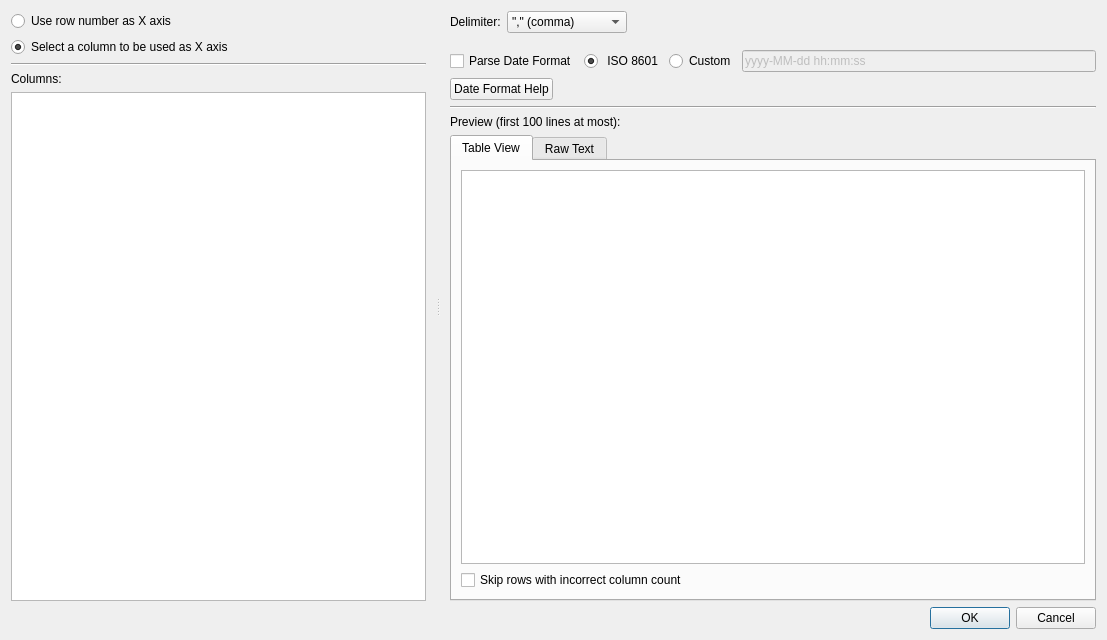
<?xml version="1.0" encoding="UTF-8"?>
<ui version="4.0">
 <class>DialogCSV</class>
 <widget class="QDialog" name="DialogCSV">
  <property name="geometry">
   <rect>
    <x>0</x>
    <y>0</y>
    <width>1107</width>
    <height>640</height>
   </rect>
  </property>
  <property name="windowTitle">
   <string>CSV Loader</string>
  </property>
  <layout class="QVBoxLayout" name="verticalLayout_3">
   <item>
    <widget class="QSplitter" name="splitter">
     <property name="orientation">
      <enum>Qt::Horizontal</enum>
     </property>
     <widget class="QWidget" name="layoutWidget">
      <layout class="QVBoxLayout" name="verticalLayout">
       <property name="rightMargin">
        <number>10</number>
       </property>
       <item>
        <widget class="QRadioButton" name="radioButtonIndex">
         <property name="text">
          <string>Use row number as X axis</string>
         </property>
        </widget>
       </item>
       <item>
        <widget class="QRadioButton" name="radioButtonSelect">
         <property name="text">
          <string>Select a column to be used as X axis</string>
         </property>
         <property name="checked">
          <bool>true</bool>
         </property>
        </widget>
       </item>
       <item>
        <widget class="Line" name="line">
         <property name="orientation">
          <enum>Qt::Horizontal</enum>
         </property>
        </widget>
       </item>
       <item>
        <widget class="QLabel" name="label_3">
         <property name="text">
          <string>Columns:</string>
         </property>
        </widget>
       </item>
       <item>
        <widget class="QListWidget" name="listWidgetSeries"/>
       </item>
      </layout>
     </widget>
     <widget class="QWidget" name="layoutWidget">
      <layout class="QVBoxLayout" name="verticalLayout_2">
       <property name="leftMargin">
        <number>10</number>
       </property>
       <item>
        <layout class="QHBoxLayout" name="horizontalLayout">
         <item>
          <widget class="QLabel" name="label">
           <property name="text">
            <string>Delimiter:</string>
           </property>
          </widget>
         </item>
         <item>
          <widget class="QComboBox" name="comboBox">
           <property name="minimumSize">
            <size>
             <width>120</width>
             <height>0</height>
            </size>
           </property>
           <item>
            <property name="text">
             <string>&quot;,&quot; (comma)</string>
            </property>
           </item>
           <item>
            <property name="text">
             <string>&quot;;&quot; (semicolon)</string>
            </property>
           </item>
           <item>
            <property name="text">
             <string>&quot; &quot; (space)</string>
            </property>
           </item>
           <item>
            <property name="text">
             <string>&quot;\t&quot; (tab)</string>
            </property>
           </item>
          </widget>
         </item>
         <item>
          <spacer name="horizontalSpacer">
           <property name="orientation">
            <enum>Qt::Horizontal</enum>
           </property>
           <property name="sizeHint" stdset="0">
            <size>
             <width>40</width>
             <height>20</height>
            </size>
           </property>
          </spacer>
         </item>
        </layout>
       </item>
       <item>
        <layout class="QHBoxLayout" name="horizontalLayout_2">
         <property name="topMargin">
          <number>11</number>
         </property>
         <item>
          <widget class="QCheckBox" name="checkBoxDateFormat">
           <property name="text">
            <string>Parse Date Format</string>
           </property>
          </widget>
         </item>
         <item>
          <widget class="QRadioButton" name="radioIso8601Date">
           <property name="text">
            <string> ISO 8601</string>
           </property>
           <property name="checked">
            <bool>true</bool>
           </property>
          </widget>
         </item>
         <item>
          <widget class="QRadioButton" name="radioCustomDate">
           <property name="text">
            <string>Custom</string>
           </property>
          </widget>
         </item>
         <item>
          <widget class="QLineEdit" name="lineEditDateFormat">
           <property name="enabled">
            <bool>false</bool>
           </property>
           <property name="text">
            <string>yyyy-MM-dd hh:mm:ss</string>
           </property>
           <property name="placeholderText">
            <string>yyyy-MM-dd hh:mm:ss</string>
           </property>
          </widget>
         </item>
        </layout>
       </item>
       <item>
        <layout class="QHBoxLayout" name="horizontalLayout_3">
         <item>
          <widget class="QPushButton" name="dateTimeHelpButton">
           <property name="maximumSize">
            <size>
             <width>16777215</width>
             <height>16777215</height>
            </size>
           </property>
           <property name="text">
            <string>Date Format Help</string>
           </property>
          </widget>
         </item>
         <item>
          <spacer name="horizontalSpacer_2">
           <property name="orientation">
            <enum>Qt::Horizontal</enum>
           </property>
           <property name="sizeHint" stdset="0">
            <size>
             <width>40</width>
             <height>20</height>
            </size>
           </property>
          </spacer>
         </item>
        </layout>
       </item>
       <item>
        <widget class="Line" name="line_2">
         <property name="orientation">
          <enum>Qt::Horizontal</enum>
         </property>
        </widget>
       </item>
       <item>
        <widget class="QLabel" name="label_2">
         <property name="text">
          <string>Preview (first 100 lines at most):</string>
         </property>
        </widget>
       </item>
       <item>
        <widget class="QTabWidget" name="tabWidget">
         <property name="currentIndex">
          <number>0</number>
         </property>
         <widget class="QWidget" name="tab_4">
          <attribute name="title">
           <string>Table View</string>
          </attribute>
          <layout class="QVBoxLayout" name="verticalLayout_7">
           <item>
            <widget class="QTableView" name="tableView">
             <property name="sizePolicy">
              <sizepolicy hsizetype="Expanding" vsizetype="Expanding">
               <horstretch>1</horstretch>
               <verstretch>1</verstretch>
              </sizepolicy>
             </property>
             <property name="layoutDirection">
              <enum>Qt::LeftToRight</enum>
             </property>
             <property name="editTriggers">
              <set>QAbstractItemView::NoEditTriggers</set>
             </property>
             <property name="showDropIndicator" stdset="0">
              <bool>false</bool>
             </property>
             <property name="dragDropOverwriteMode">
              <bool>false</bool>
             </property>
             <property name="wordWrap">
              <bool>true</bool>
             </property>
             <attribute name="verticalHeaderStretchLastSection">
              <bool>false</bool>
             </attribute>
            </widget>
           </item>
           <item>
            <widget class="QCheckBox" name="checkBoxSkipInvalidRows">
             <property name="text">
              <string>Skip rows with incorrect column count</string>
             </property>
            </widget>
           </item>
          </layout>
         </widget>
         <widget class="QWidget" name="tab_3">
          <attribute name="title">
           <string>Raw Text</string>
          </attribute>
          <layout class="QVBoxLayout" name="verticalLayout_9">
           <item>
            <widget class="QCodeEditor" name="rawText">
             <property name="sizePolicy">
              <sizepolicy hsizetype="Preferred" vsizetype="Preferred">
               <horstretch>1</horstretch>
               <verstretch>1</verstretch>
              </sizepolicy>
             </property>
             <property name="lineWrapMode">
              <enum>QTextEdit::NoWrap</enum>
             </property>
             <property name="readOnly">
              <bool>true</bool>
             </property>
            </widget>
           </item>
          </layout>
         </widget>
        </widget>
       </item>
      </layout>
     </widget>
    </widget>
   </item>
   <item>
    <widget class="QDialogButtonBox" name="buttonBox">
     <property name="enabled">
      <bool>true</bool>
     </property>
     <property name="orientation">
      <enum>Qt::Horizontal</enum>
     </property>
     <property name="standardButtons">
      <set>QDialogButtonBox::Cancel|QDialogButtonBox::Ok</set>
     </property>
    </widget>
   </item>
  </layout>
 </widget>
 <customwidgets>
  <customwidget>
   <class>QCodeEditor</class>
   <extends>QTextEdit</extends>
   <header location="global">QCodeEditor</header>
  </customwidget>
 </customwidgets>
 <resources/>
 <connections>
  <connection>
   <sender>buttonBox</sender>
   <signal>accepted()</signal>
   <receiver>DialogCSV</receiver>
   <slot>accept()</slot>
   <hints>
    <hint type="sourcelabel">
     <x>248</x>
     <y>254</y>
    </hint>
    <hint type="destinationlabel">
     <x>157</x>
     <y>274</y>
    </hint>
   </hints>
  </connection>
  <connection>
   <sender>buttonBox</sender>
   <signal>rejected()</signal>
   <receiver>DialogCSV</receiver>
   <slot>reject()</slot>
   <hints>
    <hint type="sourcelabel">
     <x>316</x>
     <y>260</y>
    </hint>
    <hint type="destinationlabel">
     <x>286</x>
     <y>274</y>
    </hint>
   </hints>
  </connection>
 </connections>
</ui>
